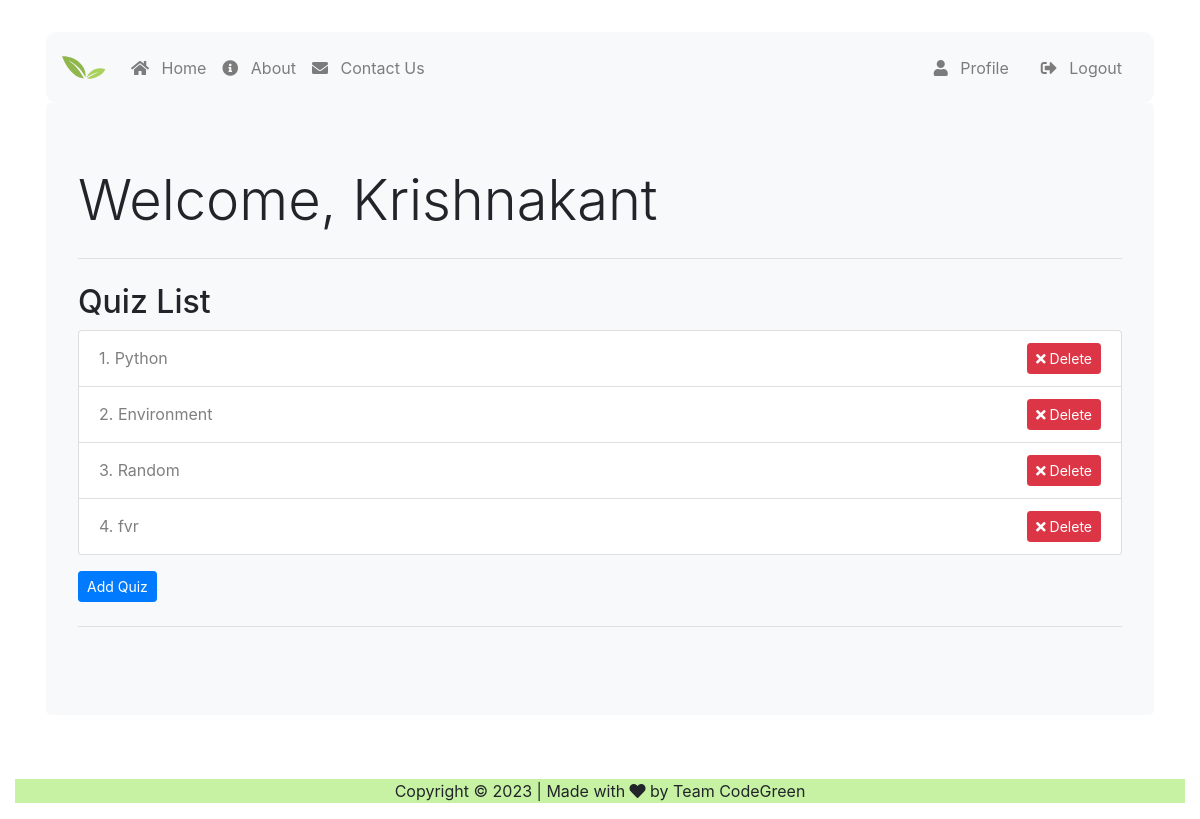
Page /quiz/ (signed in) on the committed database.
### users/models.py (models this page shows, shortened)
class Quiz(models.Model):
    name = models.CharField(max_length=255)

### users/views.py (the view)
# urls.py: path('quiz/', views.quiz_list, name='quiz_list'),
@login_required
def quiz_list(request):
    quizzes = Quiz.objects.all()
    return render(request, 'users/quiz_list.html', {'quizzes': quizzes})

### users/templates/users/quiz_list.html (shortened to what this page needs)
{% extends "users/base.html" %}
{% block content %}
{% if user.is_authenticated %}
<div class="jumbotron bg-light text-left">
    <h1 class="display-4">Welcome, {{user.first_name.title|default:'Guest'}}</h1>
    <hr class="my-4">
    <h2>Quiz List</h2>
    <ul class="list-group">
        {% for quiz in quizzes %}
        <li class="list-group-item d-flex justify-content-between align-items-center">
            <a href="{% url 'quiz' quiz.id %}" class="quiz-link">{{ forloop.counter }}. {{ quiz.name }}</a>
            {% if user.is_staff or user.is_superuser %}
            <form class="ml-2" action="{% url 'delete_quiz' quiz.id %}" method="POST" onsubmit="return confirm('Are you sure you want to delete this quiz?');">
                <button type="submit" class="btn btn-sm btn-danger">
                    <i class="fas fa-times"></i> Delete
                </button>
            </form>
            {% endif %}
        </li>
        {% endfor %}
    </ul>
    {% if user.is_staff or user.is_superuser %}
    <div class="mt-3">
        <a href="{% url 'add-quiz' %}" class="btn btn-primary btn-sm">Add Quiz</a>
    </div>
    {% endif %}
    <hr class="my-4">
</div>
{% else %}
<div class="jumbotron bg-light text-left">
        <h1 class="display-4">Welcome to Quiz App</h1>
        <p class="lead">Please sign in to continue</p>
        <a class="btn btn-primary btn-lg" href="{% url 'login' %}" role="button">Sign in</a>
    </div>
{% endif %}
{% endblock content %}

### static/styles/base.css (style rules this page uses)
a { color: rgba(0,0,0,0.5) }
body { background-image: url("https://jooinn.com/images/leaf-background-2.jpg"); background-repeat: repeat-y; background-attachment: fixed; background-size: cover; }

### rows in the picture
Quiz: name "Python"
Quiz: name "Environment"
Quiz: name "Random"
Quiz: name "fvr"

### other values in the picture
{{ user.first_name.title|default:'Guest' }} "Krishnakant"
